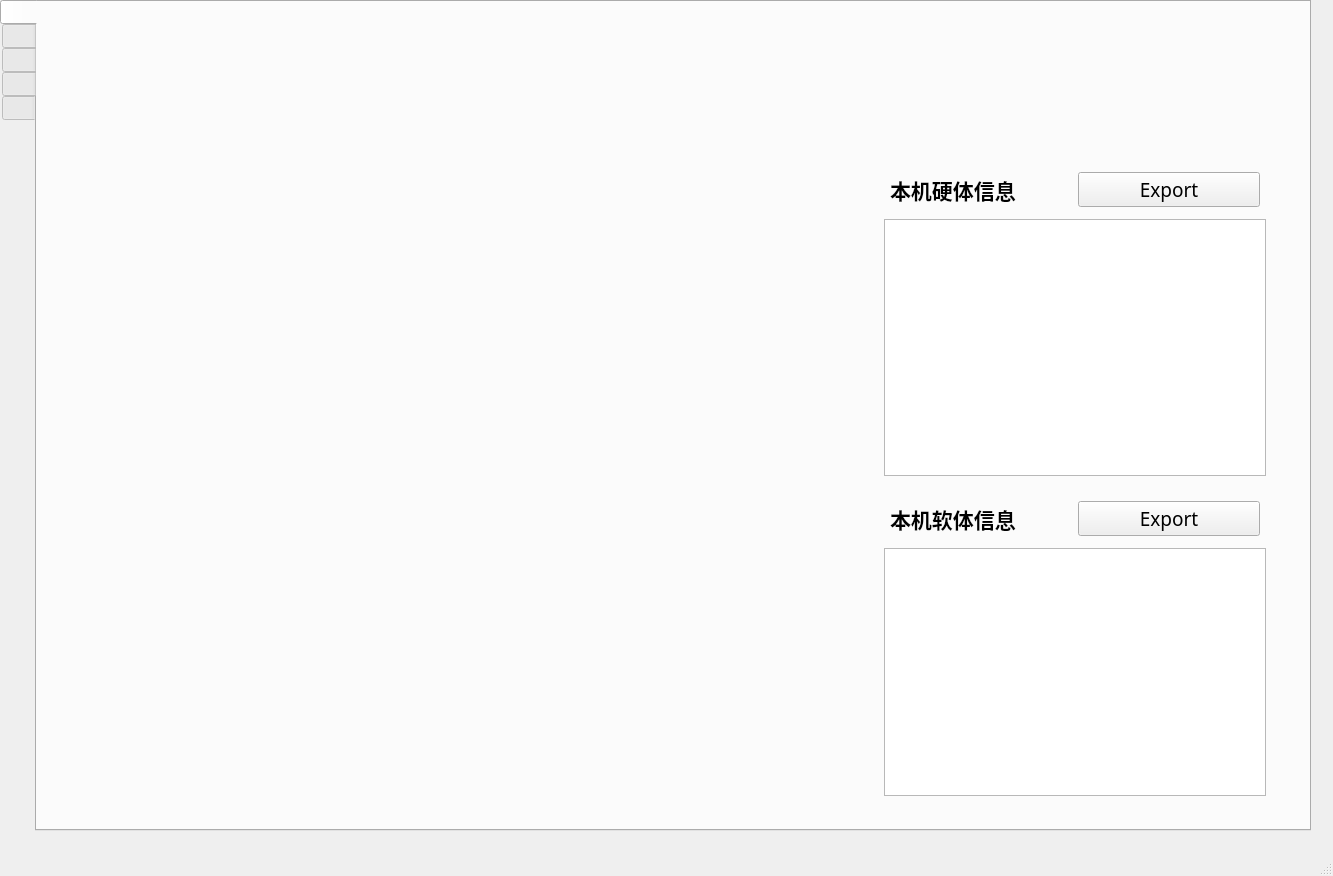
<?xml version="1.0" encoding="UTF-8"?>
<ui version="4.0">
 <class>MainWindow</class>
 <widget class="QMainWindow" name="MainWindow">
  <property name="geometry">
   <rect>
    <x>0</x>
    <y>0</y>
    <width>1333</width>
    <height>876</height>
   </rect>
  </property>
  <property name="minimumSize">
   <size>
    <width>0</width>
    <height>0</height>
   </size>
  </property>
  <property name="windowTitle">
   <string>SIT Omnipresent Information Collect</string>
  </property>
  <property name="windowIcon">
   <iconset>
    <normalon>:/Images/SOIC.ico</normalon>
   </iconset>
  </property>
  <property name="autoFillBackground">
   <bool>false</bool>
  </property>
  <property name="iconSize">
   <size>
    <width>800</width>
    <height>800</height>
   </size>
  </property>
  <widget class="QWidget" name="centralwidget">
   <widget class="QTabWidget" name="Main_Tab">
    <property name="geometry">
     <rect>
      <x>0</x>
      <y>0</y>
      <width>1311</width>
      <height>831</height>
     </rect>
    </property>
    <property name="font">
     <font>
      <family>Arial</family>
      <pointsize>16</pointsize>
      <bold>false</bold>
     </font>
    </property>
    <property name="acceptDrops">
     <bool>true</bool>
    </property>
    <property name="autoFillBackground">
     <bool>true</bool>
    </property>
    <property name="tabPosition">
     <enum>QTabWidget::West</enum>
    </property>
    <property name="tabShape">
     <enum>QTabWidget::Rounded</enum>
    </property>
    <property name="currentIndex">
     <number>0</number>
    </property>
    <property name="iconSize">
     <size>
      <width>80</width>
      <height>200</height>
     </size>
    </property>
    <property name="elideMode">
     <enum>Qt::ElideNone</enum>
    </property>
    <widget class="QWidget" name="MainWin">
     <property name="font">
      <font>
       <family>Arial</family>
       <pointsize>16</pointsize>
       <bold>false</bold>
      </font>
     </property>
     <attribute name="icon">
      <iconset resource="SOIC.qrc">
       <normaloff>:/Images/Home_Off.png</normaloff>
       <normalon>:/Images/Home_On.png</normalon>:/Images/Home_Off.png</iconset>
     </attribute>
     <attribute name="title">
      <string/>
     </attribute>
     <layout class="QGridLayout" name="gridLayout_5">
      <property name="leftMargin">
       <number>9</number>
      </property>
      <property name="topMargin">
       <number>9</number>
      </property>
      <property name="rightMargin">
       <number>9</number>
      </property>
      <property name="bottomMargin">
       <number>9</number>
      </property>
      <property name="spacing">
       <number>6</number>
      </property>
      <item row="1" column="1">
       <spacer name="horizontalSpacer">
        <property name="orientation">
         <enum>Qt::Horizontal</enum>
        </property>
        <property name="sizeType">
         <enum>QSizePolicy::MinimumExpanding</enum>
        </property>
        <property name="sizeHint" stdset="0">
         <size>
          <width>600</width>
          <height>0</height>
         </size>
        </property>
       </spacer>
      </item>
      <item row="0" column="0" rowspan="2">
       <spacer name="verticalSpacer_4">
        <property name="orientation">
         <enum>Qt::Vertical</enum>
        </property>
        <property name="sizeType">
         <enum>QSizePolicy::MinimumExpanding</enum>
        </property>
        <property name="sizeHint" stdset="0">
         <size>
          <width>0</width>
          <height>800</height>
         </size>
        </property>
       </spacer>
      </item>
      <item row="1" column="2">
       <widget class="QWidget" name="Right_homewidget" native="true">
        <property name="sizePolicy">
         <sizepolicy hsizetype="Fixed" vsizetype="Expanding">
          <horstretch>0</horstretch>
          <verstretch>0</verstretch>
         </sizepolicy>
        </property>
        <layout class="QGridLayout" name="gridLayout_10" rowstretch="0" columnstretch="0">
         <property name="sizeConstraint">
          <enum>QLayout::SetNoConstraint</enum>
         </property>
         <property name="leftMargin">
          <number>15</number>
         </property>
         <property name="topMargin">
          <number>60</number>
         </property>
         <property name="rightMargin">
          <number>15</number>
         </property>
         <property name="bottomMargin">
          <number>15</number>
         </property>
         <property name="spacing">
          <number>60</number>
         </property>
         <item row="0" column="0">
          <widget class="QSplitter" name="splitter">
           <property name="minimumSize">
            <size>
             <width>400</width>
             <height>600</height>
            </size>
           </property>
           <property name="orientation">
            <enum>Qt::Vertical</enum>
           </property>
           <property name="opaqueResize">
            <bool>true</bool>
           </property>
           <property name="handleWidth">
            <number>1</number>
           </property>
           <widget class="QWidget" name="layoutWidget">
            <layout class="QFormLayout" name="formLayout_2">
             <property name="sizeConstraint">
              <enum>QLayout::SetDefaultConstraint</enum>
             </property>
             <property name="leftMargin">
              <number>9</number>
             </property>
             <property name="topMargin">
              <number>9</number>
             </property>
             <property name="rightMargin">
              <number>9</number>
             </property>
             <property name="bottomMargin">
              <number>9</number>
             </property>
             <item row="0" column="0" colspan="2">
              <layout class="QHBoxLayout" name="horizontalLayout">
               <property name="leftMargin">
                <number>6</number>
               </property>
               <property name="topMargin">
                <number>6</number>
               </property>
               <property name="rightMargin">
                <number>6</number>
               </property>
               <property name="bottomMargin">
                <number>6</number>
               </property>
               <item>
                <widget class="QLabel" name="H_label">
                 <property name="font">
                  <font>
                   <family>微软雅黑</family>
                   <pointsize>16</pointsize>
                   <bold>true</bold>
                  </font>
                 </property>
                 <property name="text">
                  <string>本机硬体信息</string>
                 </property>
                </widget>
               </item>
               <item>
                <widget class="QPushButton" name="H_pushButton">
                 <property name="font">
                  <font>
                   <family>微软雅黑</family>
                   <pointsize>14</pointsize>
                   <bold>false</bold>
                  </font>
                 </property>
                 <property name="text">
                  <string>Export</string>
                 </property>
                </widget>
               </item>
              </layout>
             </item>
             <item row="1" column="0" colspan="2">
              <widget class="QTableView" name="H_hardwaretableView">
               <property name="sizePolicy">
                <sizepolicy hsizetype="Expanding" vsizetype="Expanding">
                 <horstretch>0</horstretch>
                 <verstretch>0</verstretch>
                </sizepolicy>
               </property>
               <property name="minimumSize">
                <size>
                 <width>320</width>
                 <height>200</height>
                </size>
               </property>
               <property name="verticalScrollBarPolicy">
                <enum>Qt::ScrollBarAlwaysOff</enum>
               </property>
               <property name="horizontalScrollBarPolicy">
                <enum>Qt::ScrollBarAlwaysOff</enum>
               </property>
              </widget>
             </item>
            </layout>
           </widget>
           <widget class="QWidget" name="layoutWidget">
            <layout class="QFormLayout" name="formLayout">
             <property name="sizeConstraint">
              <enum>QLayout::SetDefaultConstraint</enum>
             </property>
             <property name="leftMargin">
              <number>9</number>
             </property>
             <property name="topMargin">
              <number>9</number>
             </property>
             <property name="rightMargin">
              <number>9</number>
             </property>
             <property name="bottomMargin">
              <number>9</number>
             </property>
             <item row="1" column="0" colspan="2">
              <widget class="QTableView" name="S_softwaretableView">
               <property name="sizePolicy">
                <sizepolicy hsizetype="Expanding" vsizetype="Expanding">
                 <horstretch>0</horstretch>
                 <verstretch>0</verstretch>
                </sizepolicy>
               </property>
               <property name="minimumSize">
                <size>
                 <width>320</width>
                 <height>100</height>
                </size>
               </property>
               <property name="verticalScrollBarPolicy">
                <enum>Qt::ScrollBarAlwaysOff</enum>
               </property>
               <property name="horizontalScrollBarPolicy">
                <enum>Qt::ScrollBarAlwaysOff</enum>
               </property>
              </widget>
             </item>
             <item row="0" column="0" colspan="2">
              <layout class="QHBoxLayout" name="horizontalLayout_3">
               <property name="leftMargin">
                <number>6</number>
               </property>
               <property name="topMargin">
                <number>6</number>
               </property>
               <property name="rightMargin">
                <number>6</number>
               </property>
               <property name="bottomMargin">
                <number>6</number>
               </property>
               <item>
                <widget class="QLabel" name="S_label">
                 <property name="font">
                  <font>
                   <family>微软雅黑</family>
                   <pointsize>16</pointsize>
                   <bold>true</bold>
                  </font>
                 </property>
                 <property name="text">
                  <string>本机软体信息</string>
                 </property>
                </widget>
               </item>
               <item>
                <widget class="QPushButton" name="S_pushButton">
                 <property name="font">
                  <font>
                   <family>微软雅黑</family>
                   <pointsize>14</pointsize>
                   <bold>false</bold>
                  </font>
                 </property>
                 <property name="text">
                  <string>Export</string>
                 </property>
                </widget>
               </item>
              </layout>
             </item>
            </layout>
           </widget>
          </widget>
         </item>
        </layout>
       </widget>
      </item>
      <item row="0" column="2">
       <spacer name="verticalSpacer">
        <property name="orientation">
         <enum>Qt::Vertical</enum>
        </property>
        <property name="sizeType">
         <enum>QSizePolicy::Minimum</enum>
        </property>
        <property name="sizeHint" stdset="0">
         <size>
          <width>10</width>
          <height>80</height>
         </size>
        </property>
       </spacer>
      </item>
      <item row="1" column="3">
       <spacer name="horizontalSpacer_3">
        <property name="orientation">
         <enum>Qt::Horizontal</enum>
        </property>
        <property name="sizeType">
         <enum>QSizePolicy::Fixed</enum>
        </property>
        <property name="sizeHint" stdset="0">
         <size>
          <width>10</width>
          <height>20</height>
         </size>
        </property>
       </spacer>
      </item>
     </layout>
    </widget>
    <widget class="QWidget" name="hw_check">
     <attribute name="icon">
      <iconset resource="SOIC.qrc">
       <normaloff>:/Images/HW Check_Off.png</normaloff>
       <normalon>:/Images/HW Check_On.png</normalon>:/Images/HW Check_Off.png</iconset>
     </attribute>
     <attribute name="title">
      <string/>
     </attribute>
     <layout class="QGridLayout" name="gridLayout">
      <item row="0" column="1">
       <widget class="QLabel" name="label_4">
        <property name="text">
         <string>HW CHECK RESULT</string>
        </property>
       </widget>
      </item>
      <item row="10" column="1" rowspan="3" colspan="3">
       <widget class="QSplitter" name="splitter_2">
        <property name="orientation">
         <enum>Qt::Horizontal</enum>
        </property>
        <widget class="QWidget" name="layoutWidget">
         <layout class="QVBoxLayout" name="verticalLayout_6">
          <item>
           <widget class="QTableView" name="HW_resulttableView"/>
          </item>
          <item>
           <layout class="QFormLayout" name="formLayout_3">
            <item row="0" column="0" colspan="2">
             <layout class="QHBoxLayout" name="horizontalLayout_4">
              <item>
               <widget class="QLabel" name="label">
                <property name="text">
                 <string>HP PC Hardware Diagnostics Windows</string>
                </property>
               </widget>
              </item>
              <item>
               <widget class="QPushButton" name="H_hwpushButton">
                <property name="maximumSize">
                 <size>
                  <width>16777215</width>
                  <height>16777215</height>
                 </size>
                </property>
                <property name="text">
                 <string>开始</string>
                </property>
               </widget>
              </item>
             </layout>
            </item>
            <item row="1" column="0" colspan="2">
             <widget class="QTableView" name="Hp_DiagtableView"/>
            </item>
           </layout>
          </item>
         </layout>
        </widget>
        <widget class="QWidget" name="layoutWidget">
         <layout class="QVBoxLayout" name="verticalLayout_7">
          <item>
           <widget class="QTableView" name="HW_CheckYBtableView"/>
          </item>
          <item>
           <widget class="QTextBrowser" name="M_messagetextBrowser">
            <property name="sizePolicy">
             <sizepolicy hsizetype="Fixed" vsizetype="Fixed">
              <horstretch>0</horstretch>
              <verstretch>0</verstretch>
             </sizepolicy>
            </property>
            <property name="maximumSize">
             <size>
              <width>1677</width>
              <height>1400</height>
             </size>
            </property>
           </widget>
          </item>
          <item>
           <layout class="QHBoxLayout" name="horizontalLayout_5">
            <item>
             <widget class="QLabel" name="label_3">
              <property name="text">
               <string/>
              </property>
             </widget>
            </item>
            <item>
             <widget class="QPushButton" name="H_resultpushButton">
              <property name="text">
               <string>导出</string>
              </property>
             </widget>
            </item>
           </layout>
          </item>
         </layout>
        </widget>
       </widget>
      </item>
      <item row="0" column="3">
       <widget class="QPushButton" name="H_hwstatuspushButton">
        <property name="text">
         <string/>
        </property>
       </widget>
      </item>
      <item row="0" column="2">
       <spacer name="horizontalSpacer_7">
        <property name="orientation">
         <enum>Qt::Horizontal</enum>
        </property>
        <property name="sizeHint" stdset="0">
         <size>
          <width>40</width>
          <height>20</height>
         </size>
        </property>
       </spacer>
      </item>
     </layout>
    </widget>
    <widget class="QWidget" name="ml_check">
     <attribute name="icon">
      <iconset resource="SOIC.qrc">
       <normaloff>:/Images/ML Check_Off.png</normaloff>
       <normalon>:/Images/ML Check_On.png</normalon>:/Images/ML Check_Off.png</iconset>
     </attribute>
     <attribute name="title">
      <string/>
     </attribute>
     <layout class="QGridLayout" name="gridLayout_8">
      <property name="leftMargin">
       <number>0</number>
      </property>
      <item row="0" column="0">
       <widget class="QTabWidget" name="tabWidget_excel">
        <property name="tabPosition">
         <enum>QTabWidget::South</enum>
        </property>
        <property name="currentIndex">
         <number>0</number>
        </property>
        <widget class="QWidget" name="tab">
         <attribute name="title">
          <string/>
         </attribute>
         <layout class="QGridLayout" name="gridLayout_9" rowstretch="0,0">
          <property name="leftMargin">
           <number>0</number>
          </property>
          <property name="topMargin">
           <number>0</number>
          </property>
          <property name="rightMargin">
           <number>0</number>
          </property>
          <property name="bottomMargin">
           <number>0</number>
          </property>
          <property name="spacing">
           <number>0</number>
          </property>
          <item row="1" column="0" colspan="3">
           <widget class="QTableView" name="ML_TableView"/>
          </item>
          <item row="0" column="1">
           <spacer name="horizontalSpacer_4">
            <property name="orientation">
             <enum>Qt::Horizontal</enum>
            </property>
            <property name="sizeHint" stdset="0">
             <size>
              <width>40</width>
              <height>20</height>
             </size>
            </property>
           </spacer>
          </item>
          <item row="0" column="0">
           <widget class="QWidget" name="Bcu_Ml_List_Widget" native="true">
            <layout class="QGridLayout" name="gridLayout_2">
             <item row="0" column="0">
              <layout class="QGridLayout" name="gridLayout_3">
               <item row="1" column="1">
                <widget class="QPushButton" name="ML_pushButton">
                 <property name="text">
                  <string>      ...      </string>
                 </property>
                </widget>
               </item>
               <item row="1" column="0">
                <widget class="QLineEdit" name="Ml_Line"/>
               </item>
               <item row="0" column="0">
                <widget class="QLabel" name="label_2">
                 <property name="font">
                  <font>
                   <family>Arial</family>
                   <pointsize>14</pointsize>
                   <bold>false</bold>
                  </font>
                 </property>
                 <property name="text">
                  <string>ML List</string>
                 </property>
                </widget>
               </item>
              </layout>
             </item>
            </layout>
           </widget>
          </item>
          <item row="0" column="2">
           <spacer name="horizontalSpacer_2">
            <property name="orientation">
             <enum>Qt::Horizontal</enum>
            </property>
            <property name="sizeHint" stdset="0">
             <size>
              <width>40</width>
              <height>20</height>
             </size>
            </property>
           </spacer>
          </item>
         </layout>
        </widget>
       </widget>
      </item>
     </layout>
    </widget>
    <widget class="QWidget" name="bcu_func">
     <attribute name="icon">
      <iconset resource="SOIC.qrc">
       <normaloff>:/Images/BCU_Off.png</normaloff>
       <normalon>:/Images/BCU_On.png</normalon>:/Images/BCU_Off.png</iconset>
     </attribute>
     <attribute name="title">
      <string/>
     </attribute>
     <layout class="QGridLayout" name="gridLayout_7">
      <item row="2" column="1">
       <spacer name="verticalSpacer_3">
        <property name="orientation">
         <enum>Qt::Vertical</enum>
        </property>
        <property name="sizeHint" stdset="0">
         <size>
          <width>20</width>
          <height>40</height>
         </size>
        </property>
       </spacer>
      </item>
      <item row="0" column="1">
       <spacer name="verticalSpacer_2">
        <property name="orientation">
         <enum>Qt::Vertical</enum>
        </property>
        <property name="sizeType">
         <enum>QSizePolicy::Expanding</enum>
        </property>
        <property name="sizeHint" stdset="0">
         <size>
          <width>20</width>
          <height>300</height>
         </size>
        </property>
       </spacer>
      </item>
      <item row="1" column="0">
       <spacer name="horizontalSpacer_6">
        <property name="orientation">
         <enum>Qt::Horizontal</enum>
        </property>
        <property name="sizeType">
         <enum>QSizePolicy::Expanding</enum>
        </property>
        <property name="sizeHint" stdset="0">
         <size>
          <width>800</width>
          <height>20</height>
         </size>
        </property>
       </spacer>
      </item>
      <item row="1" column="1">
       <widget class="QWidget" name="Bcu_widget" native="true">
        <property name="sizePolicy">
         <sizepolicy hsizetype="Preferred" vsizetype="Preferred">
          <horstretch>0</horstretch>
          <verstretch>0</verstretch>
         </sizepolicy>
        </property>
        <layout class="QVBoxLayout" name="verticalLayout_9">
         <property name="spacing">
          <number>6</number>
         </property>
         <property name="leftMargin">
          <number>10</number>
         </property>
         <property name="topMargin">
          <number>40</number>
         </property>
         <property name="rightMargin">
          <number>10</number>
         </property>
         <property name="bottomMargin">
          <number>40</number>
         </property>
         <item>
          <layout class="QHBoxLayout" name="horizontalLayout_6">
           <item>
            <widget class="QLineEdit" name="Bcu_FilelineEdit"/>
           </item>
           <item>
            <widget class="QPushButton" name="Bcu_pushButton">
             <property name="text">
              <string>   ...   </string>
             </property>
            </widget>
           </item>
          </layout>
         </item>
         <item>
          <layout class="QHBoxLayout" name="horizontalLayout_2">
           <item>
            <widget class="QSplitter" name="splitter_3">
             <property name="orientation">
              <enum>Qt::Horizontal</enum>
             </property>
             <widget class="QWidget" name="layoutWidget">
              <layout class="QVBoxLayout" name="verticalLayout_4">
               <item>
                <widget class="QLabel" name="label_9">
                 <property name="text">
                  <string>ME status       </string>
                 </property>
                </widget>
               </item>
               <item>
                <widget class="QLabel" name="label_7">
                 <property name="text">
                  <string>MPM status   </string>
                 </property>
                </widget>
               </item>
               <item>
                <widget class="QLabel" name="label_8">
                 <property name="text">
                  <string>TXT status</string>
                 </property>
                </widget>
               </item>
               <item>
                <layout class="QHBoxLayout" name="horizontalLayout_9">
                 <property name="spacing">
                  <number>0</number>
                 </property>
                 <item>
                  <widget class="QLabel" name="label_5">
                   <property name="text">
                    <string>MAC</string>
                   </property>
                  </widget>
                 </item>
                 <item>
                  <widget class="QLineEdit" name="MAC_lineEdit"/>
                 </item>
                </layout>
               </item>
              </layout>
             </widget>
             <widget class="QWidget" name="layoutWidget">
              <layout class="QVBoxLayout" name="verticalLayout_8">
               <item>
                <widget class="QLabel" name="ME_label">
                 <property name="text">
                  <string/>
                 </property>
                </widget>
               </item>
               <item>
                <widget class="QLabel" name="MPM_label">
                 <property name="text">
                  <string/>
                 </property>
                </widget>
               </item>
               <item>
                <widget class="QLabel" name="TXT_label">
                 <property name="text">
                  <string/>
                 </property>
                </widget>
               </item>
               <item>
                <widget class="QLabel" name="M_maclabel">
                 <property name="text">
                  <string/>
                 </property>
                </widget>
               </item>
               <item>
                <widget class="QPushButton" name="Mac_pushButton">
                 <property name="text">
                  <string>Renew MAC</string>
                 </property>
                </widget>
               </item>
              </layout>
             </widget>
            </widget>
           </item>
          </layout>
         </item>
        </layout>
       </widget>
      </item>
     </layout>
    </widget>
    <widget class="QWidget" name="hardware_ids">
     <attribute name="icon">
      <iconset resource="SOIC.qrc">
       <normaloff>:/Images/HW ID_Off.png</normaloff>
       <normalon>:/Images/HW ID_On.png</normalon>:/Images/HW ID_Off.png</iconset>
     </attribute>
     <attribute name="title">
      <string/>
     </attribute>
     <layout class="QGridLayout" name="gridLayout_6">
      <item row="2" column="2">
       <widget class="QPushButton" name="H_downloadpushButton">
        <property name="text">
         <string>Download as Excel</string>
        </property>
       </widget>
      </item>
      <item row="2" column="0">
       <spacer name="horizontalSpacer_5">
        <property name="orientation">
         <enum>Qt::Horizontal</enum>
        </property>
        <property name="sizeHint" stdset="0">
         <size>
          <width>40</width>
          <height>20</height>
         </size>
        </property>
       </spacer>
      </item>
      <item row="1" column="0" colspan="3">
       <widget class="QTableView" name="I_IDtableView"/>
      </item>
      <item row="0" column="0">
       <layout class="QHBoxLayout" name="horizontalLayout_7">
        <item>
         <widget class="QLineEdit" name="Search_lineEdit"/>
        </item>
        <item>
         <widget class="QPushButton" name="IDs_DownpushButton">
          <property name="text">
           <string>Next</string>
          </property>
         </widget>
        </item>
        <item>
         <widget class="QPushButton" name="IDs_UppushButton">
          <property name="text">
           <string>Last</string>
          </property>
         </widget>
        </item>
       </layout>
      </item>
     </layout>
    </widget>
   </widget>
  </widget>
  <widget class="QStatusBar" name="statusbar"/>
  <widget class="QMenuBar" name="menubar">
   <property name="geometry">
    <rect>
     <x>0</x>
     <y>0</y>
     <width>1333</width>
     <height>21</height>
    </rect>
   </property>
  </widget>
 </widget>
 <resources>
  <include location="SOIC.qrc"/>
 </resources>
 <connections/>
</ui>
